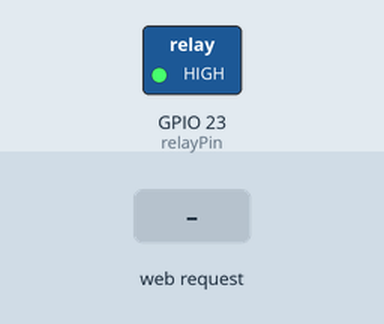
Simulated run of this sketch. Board: ESP32. Parts: switched loads named in the sketch (green lamp = pin HIGH). Inputs (shaded band) come from the test bench. WiFi joins after 1.5 s; servers stay silent unless stated; what the sketch prints to the serial monitor is not drawn.

Above: at 3.2 s.
3.3 s: HTTP request GET /dismiss received
At 4.2 s:
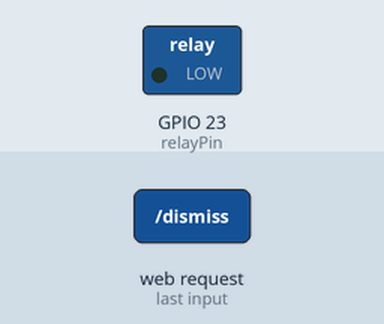
Timing chart, 0 to 6.3 s (numbered marks = the images above; inputs shaded):
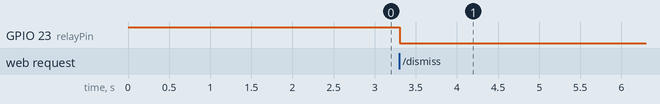

Measured:
- after the input at 3.3 s, GPIO 23 (relayPin): HIGH → LOW at once

The sketch:

arduino_python_connector.ino
```cpp
#include "WiFi.h"
#include "ESPAsyncWebServer.h"
const char* ssid = "dandannoodles";
const char* password =  "carinaisanalcoholic";
AsyncWebServer server(80);
int relayPin = 23;
bool alarm_go = false;
void setup()
{
  pinMode(relayPin, OUTPUT);
  digitalWrite(relayPin, HIGH);
  Serial.begin(115200);
  WiFi.begin(ssid, password);
  while (WiFi.status() != WL_CONNECTED)
  {
    delay(1000);
    Serial.println("Connecting to WiFi..");
  }
  Serial.println(WiFi.localIP());

  server.on("/alarm", HTTP_GET, [](AsyncWebServerRequest * request) {

    if (!alarm_go) {
      request->send(200, "text/plain", "open");
    }

  });

  server.on("/locate/bag", HTTP_GET, [](AsyncWebServerRequest * request) {
    request->send(200, "text/plain", "Your bag is located at St.DanDan");
  });

  server.on("/dismiss", HTTP_GET, [](AsyncWebServerRequest * request) {
    request->send(200, "text/plain", "ok");
    digitalWrite(relayPin, LOW);
  });

  server.begin();
}
void loop() {}
```
